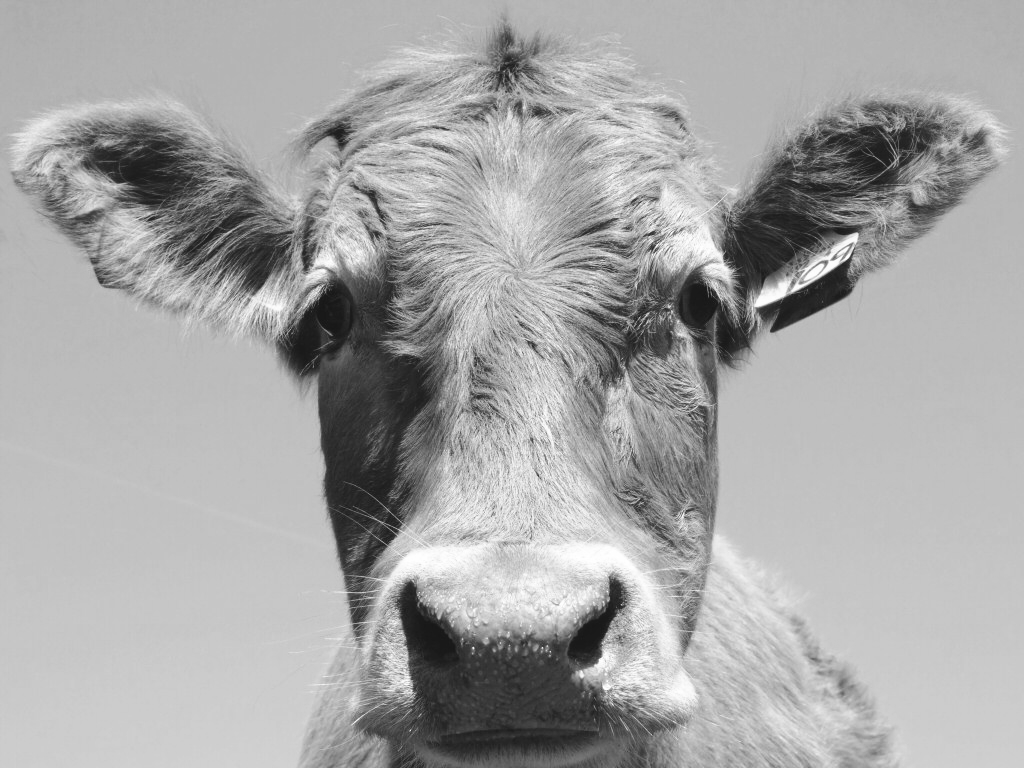
#> input picture Oblig2/cow.png, 1024 x 768 px
$ python oppgave1.py
#> lines starting #> are read from the running program, lines starting #| are printed output that depends on the picture
import time
import matplotlib.pyplot as plt
import numpy as np
from imageio import imread
from scipy import signal
from numba import jit


#1.1
@jit
def middelverdifiltrering(filename, k):
    img = imread(filename, as_gray=True)
    filter = (1/k**2)*np.ones([k, k])
    konv = signal.convolve2d(img, filter)

    N,M = img.shape

    #nullutvidelse
    if (N != k) and (M != k) :
        if (k % 2 == 0) and ((N % 2 == 0) and (M % 2 == 0)):
            paddedfilter = zeropadding(img, k, filter)
        else:
            paddedfilter = zeropadding_odd(img, k, filter)

    #1 transformere innbildet til frekvensdomenet
    F = np.fft.fft2(img)
    #2 transformer filter til frekvensdomenet
    H = np.fft.fftshift(paddedfilter)
    H = np.fft.fft2(H)
    #3 multipliser de to transformerte matrisene
    DFT = F * H
    #4 inverser transform tilbake til bildedomenet
    IDFT = np.real(np.fft.ifft2(DFT))

    return img, konv, IDFT

@jit
def zeropadding_odd(img, k, filter):
    N,M = img.shape

    kn = (N-k)/2; km = (M-k)/2
    kn = int(np.floor(kn))
    km = int(np.floor(km))

    paddedImg = np.zeros((N, M))

    #kanter
    paddedImg[0:kn, M-1] = 0
    paddedImg[N-1, 0:km] = 0
    paddedImg[N-kn:N-1, M-1] = 0
    paddedImg[N-1, M-km:M-1] = 0

    paddedImg[kn:N-kn-1, km:M-km-1] = filter[:k, :k]

    return paddedImg

@jit
def zeropadding(img, k, filter):
    N,M = img.shape
    kn = int((N-k)/2); km = int((M-k)/2)

    paddedImg = np.zeros((N, M))

    #kanter
    paddedImg[0:kn, M-1] = 0
    paddedImg[N-1, 0:km] = 0
    paddedImg[k:N, M-1] = 0
    paddedImg[N-1, k:M-1] = 0

    #selve bildet
    paddedImg[kn:N-kn, km:M-km] = filter[:N, :M]

    return paddedImg

#1.2
@jit
def middelverdifiltrering2(filename, k):
    img = imread(filename, as_gray=True)
    filter = (1/k**2)*np.ones([k, k])

    starttid = time.time()
    konv = signal.convolve2d(img, filter, mode = 'same')
    tidkonv = time.time () - starttid

    N,M = img.shape

    starttid = time.time()
    #1 transformere innbildet til frekvensdomenet
    F = np.fft.fft2(img)
    #2 transformer filter til frekvensdomenet
    H = np.fft.fftshift(filter)
    H = np.fft.fft2(H, (N, M))
    #3 multipliser de to transformerte matrisene
    DFT = F * H
    #4 inverser transform tilbake til bildedomenet
    IDFT = np.real(np.fft.ifft2(DFT))
    tidDFT = time.time () - starttid
    return img, konv, IDFT, tidkonv, tidDFT

@jit
def kjoretid(k):
    b_plot = []
    f_plot = []
    for i in range(1,k):
        _,_,_, b, f = middelverdifiltrering2('cow.png', i)
        b_plot.append(b)
        f_plot.append(f)
    return b_plot, f_plot


if __name__ == '__main__':
    #Task 1.1

    img, konv, IDFT = middelverdifiltrering('cow.png', 15)
#> img is the input picture: shape (768, 1024) float32; min 23, max 255, mean 166.6
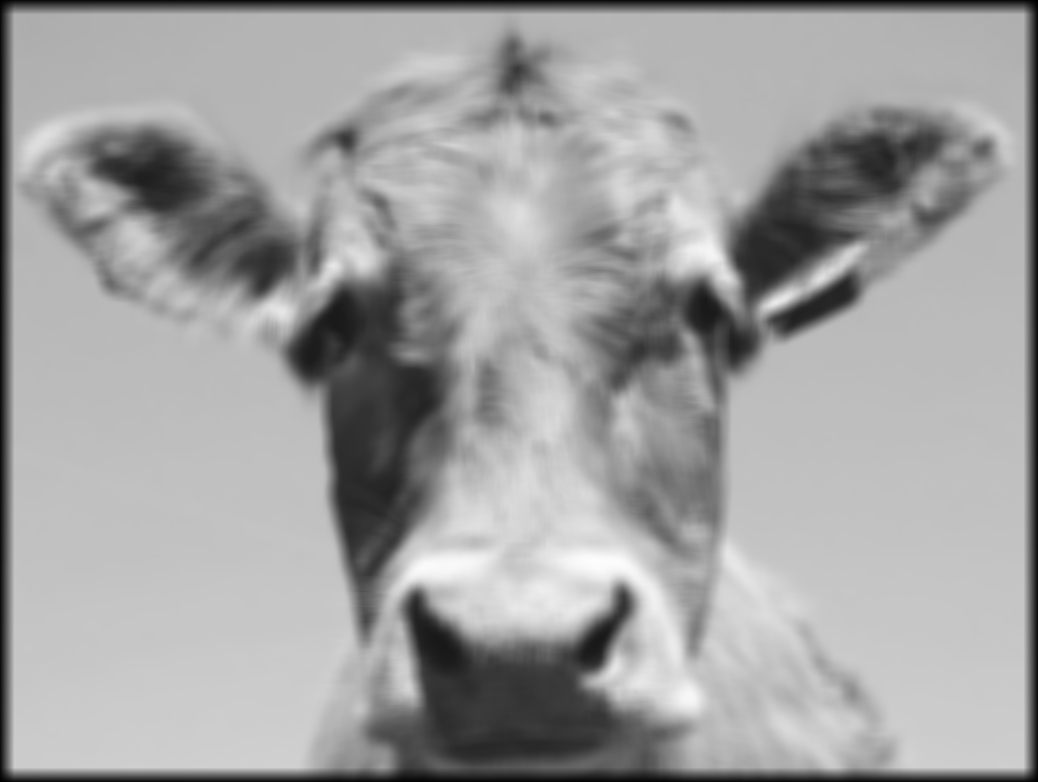
#> konv: shape (782, 1038) float64; min 0.764, max 252.7, mean 161.5
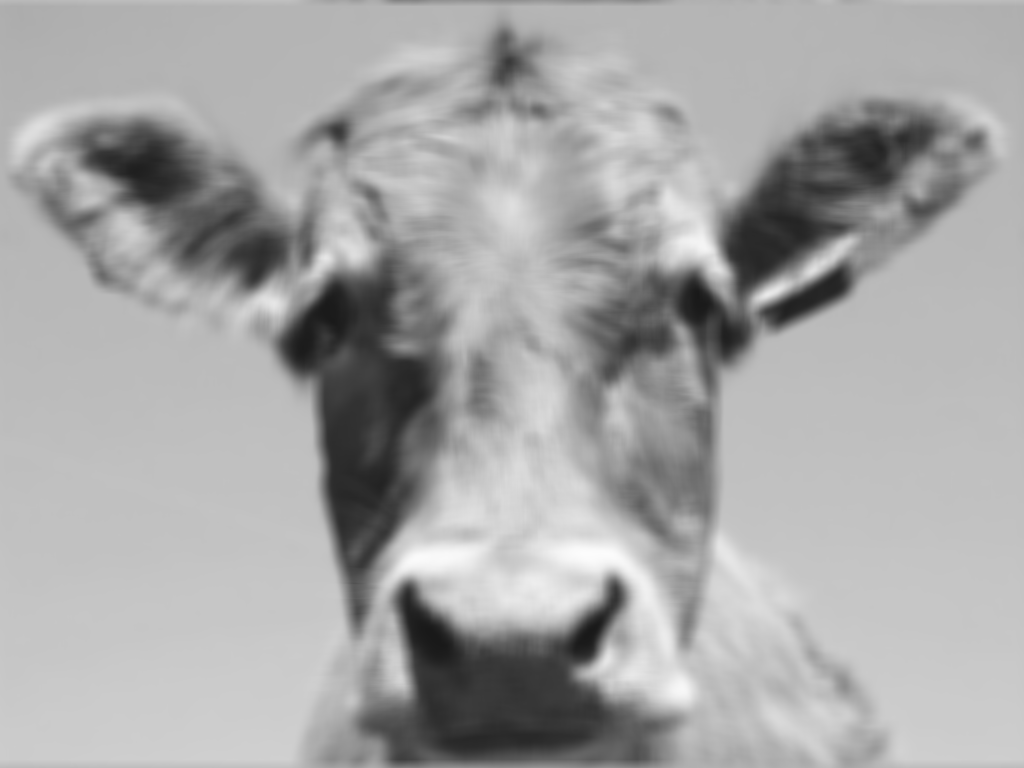
#> IDFT: shape (768, 1024) float64; min 25.21, max 252.7, mean 166.6
    plt.subplot(1,3,1)
    plt.imshow(img, cmap='gray')
    plt.title("Før")
    plt.subplot(1,3,2)
    plt.imshow(konv, cmap='gray')
    plt.title("Etter konvolusjon")
    plt.subplot(1,3,3)
    plt.imshow(IDFT, cmap='gray', vmin=0, vmax=255)
    plt.title("Etter fourier-transform")
    plt.show()
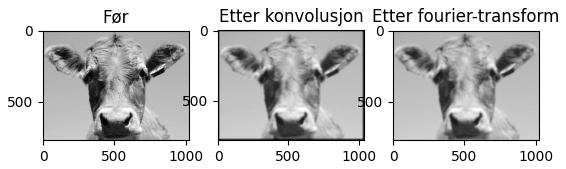
#> figure drawn by matplotlib, 3 panels

    #Task 1.2
    img, konv, IDFT,_,_ = middelverdifiltrering2('cow.png', 15)
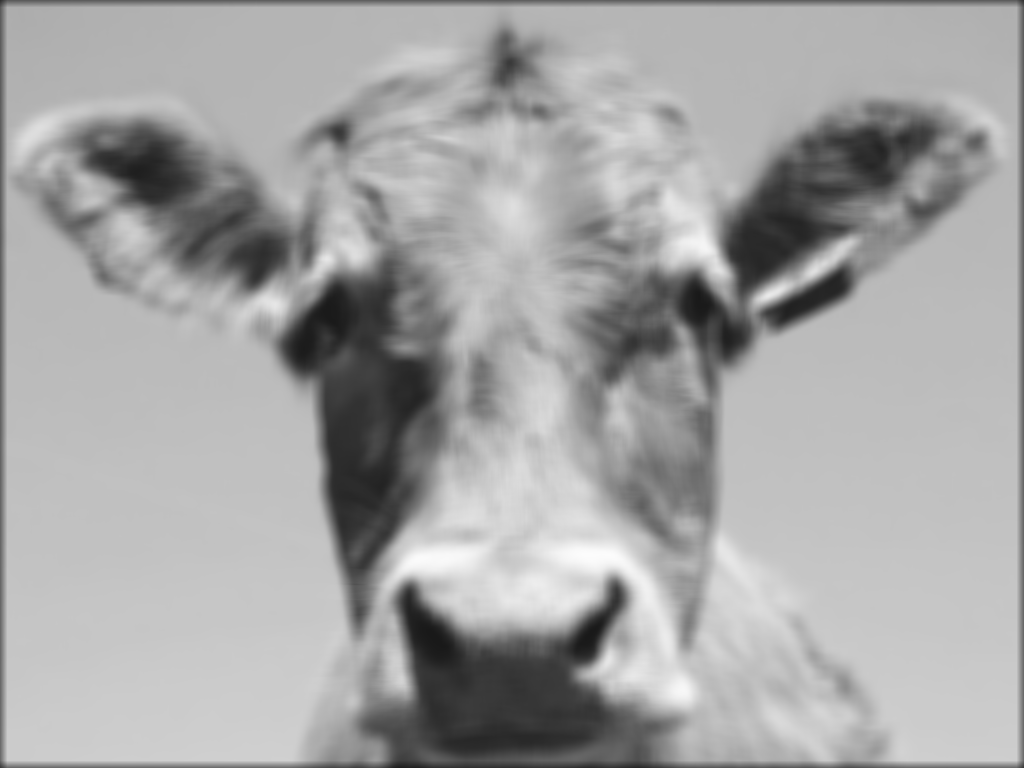
#> konv: shape (768, 1024) float64; min 25.21, max 252.7, mean 165.1
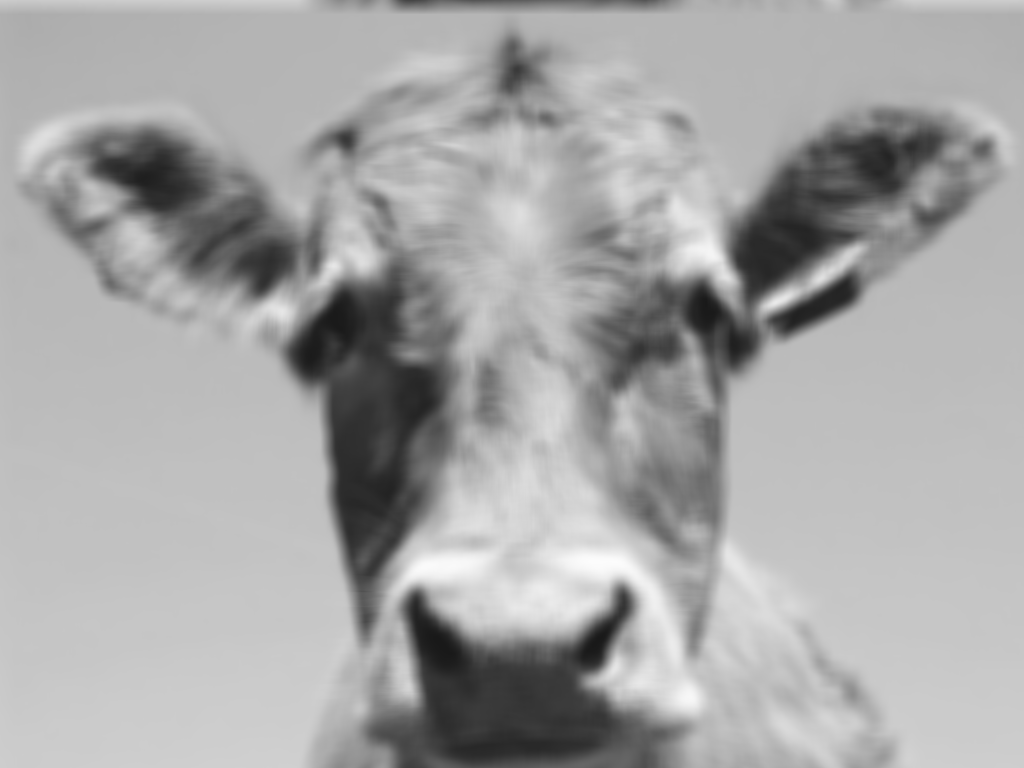
#> IDFT: shape (768, 1024) float64; min 25.21, max 252.7, mean 166.6
    plt.subplot(1,3,1)
    plt.imshow(img, cmap='gray')
    plt.title("Før")
    plt.subplot(1,3,2)
    plt.imshow(konv, cmap='gray')
    plt.title("Etter konvolusjon")
    plt.subplot(1,3,3)
    plt.imshow(IDFT, cmap='gray', vmin=0, vmax=255)
    plt.title("Etter fourier-transform")
    plt.show()

    #Task 1.3

    b_plot, f_plot = kjoretid(30)
#> b_plot = 29 values from 0.00559 to 1.06; f_plot = 29 values, max 0.0599 at index 1, min 0.043 at index 12, mean 0.0461
    X = np.arange(1, 30, 1)
    plt.plot(X, b_plot, color='r', label='konvolusjon')
    plt.plot(X, f_plot, color='g', label='DFT')
    plt.xlabel("Filter-size")
    plt.ylabel("Time")
    plt.title("Runtime for filter size 1-30")
    plt.legend()
    plt.show()
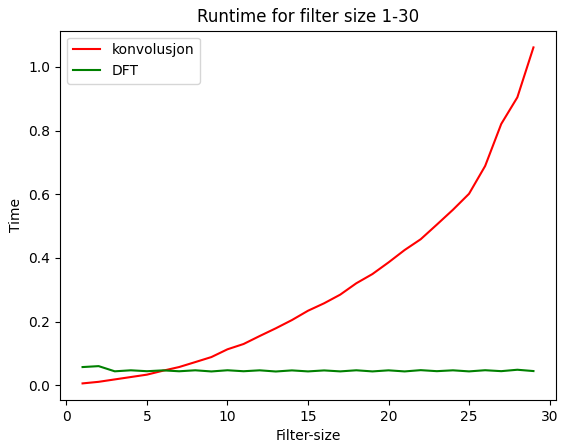
#> figure drawn by matplotlib, 1 panel; curve peaks at x = 29, y = 1.06; curve peaks at x = 2, y = 0.0599

$ run again, with Oblig2/uio.png copied over Oblig2/cow.png
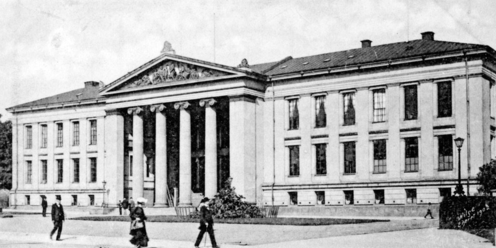
#> input picture Oblig2/uio.png, 496 x 248 px
#> img is the input picture: shape (248, 496) float32; min 0, max 255, mean 175.4
#> `img, konv, IDFT,_,_ = middelverdifiltrering2('cow.png', 15)`:
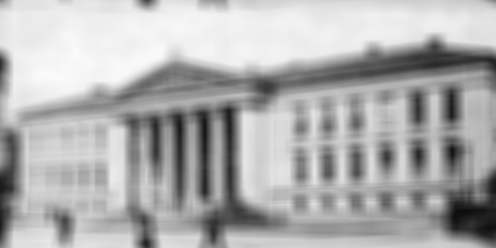
#> IDFT: shape (248, 496) float64; min 13.58, max 250.7, mean 175.4
#> b_plot = 29 values from 0.000871 to 0.166; f_plot = 29 values, max 0.00883 at index 0, min 0.00625 at index 2, mean 0.00758
#> `plt.show()`:
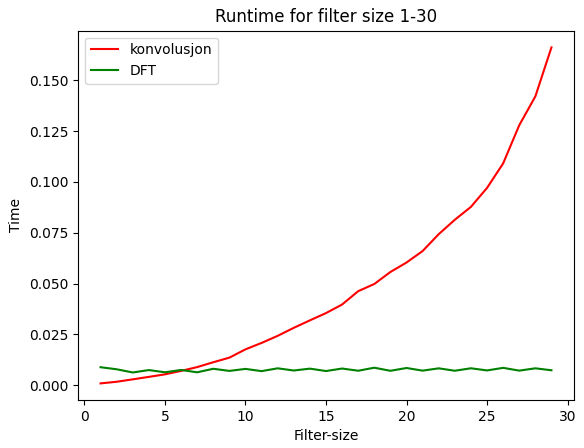
#> figure drawn by matplotlib, 1 panel; curve peaks at x = 29, y = 0.166; curve peaks at x = 1, y = 0.00883
